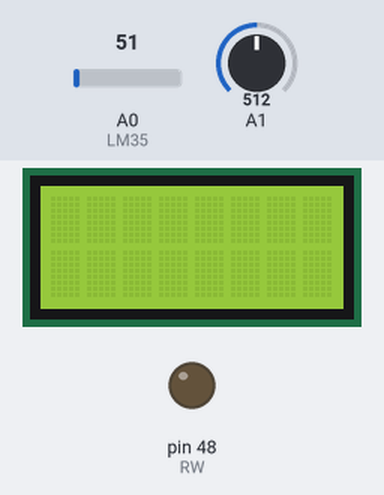
A sketch run on a simulated Arduino Mega 2560, built with avr-gcc and run on an emulated ATmega2560. On the bench: 8×2 character LCD, output pins drawn as LEDs (lit = HIGH). The inputs (shaded band) are chosen by the test bench; at power-on: A0 (LM35) = 51, A1 = 512. What the sketch prints to the serial monitor is not drawn.

Above: at 1.2 s.
1.3 s: A0 (LM35) set to 23
At 7.62 s:
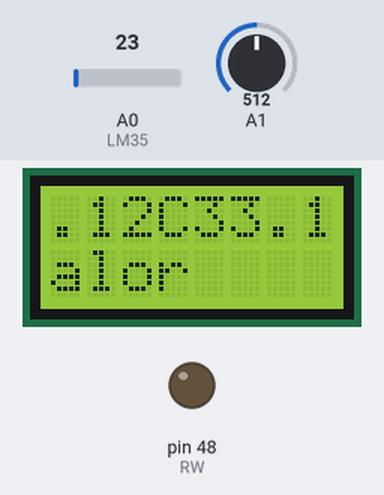
8.4 s: A0 (LM35) set to 18
At 12.83 s:
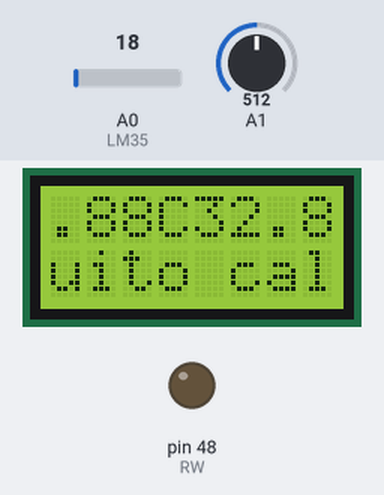
14.7 s: A0 (LM35) set to 30
At 20.8 s:
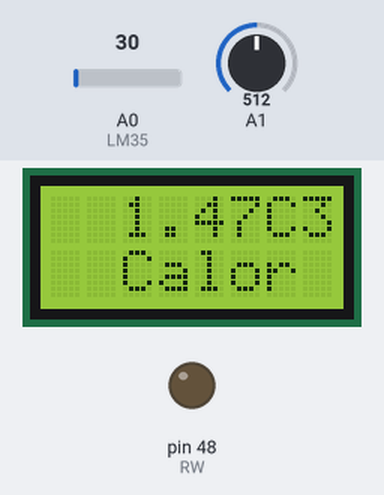
20.9 s: A1 set to 25
At 28.46 s:
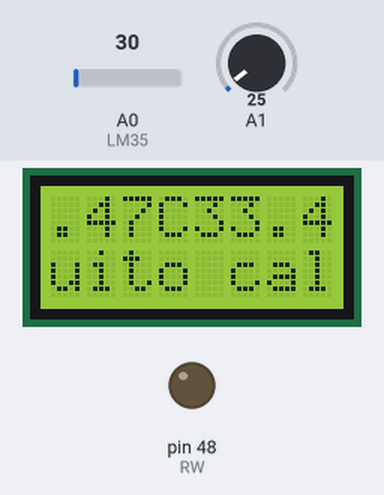
29.6 s: A1 set to 44
At 33.67 s:
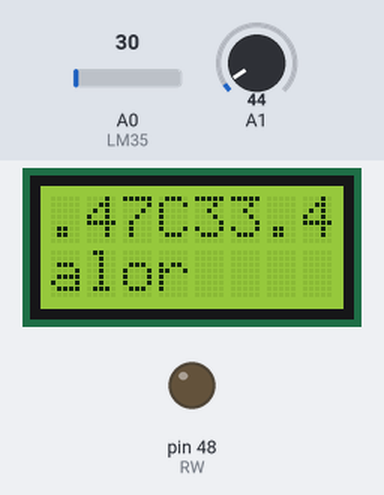
35.8 s: A1 set to 24
At 42.0 s:
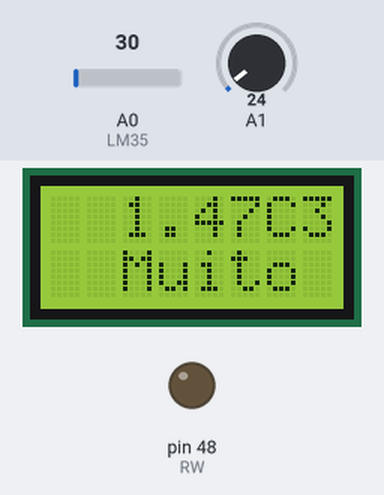

Measured:
- the behaviour switches between 21 and 20 on A0 (LM35) (found by bisection; images 1 and 2)
- after the input at 8.4 s, the display: first differs from a run without the input after 4.1 s (image 2 shows a later state)
- after the input at 14.7 s, the display: first differs from a run without the input after 3.0 s (image 3 shows a later state)
- after the input at 20.9 s, the display: first differs from a run without the input after 7.2 s (image 4 shows a later state)
- after the input at 29.6 s, the display: first differs from a run without the input after 3.7 s (image 5 shows a later state)
- after the input at 35.8 s, the display: first differs from a run without the input after 2.7 s (image 6 shows a later state)

The sketch:

trabalho14.ino
```cpp
#define RS 32
#define RW 48
#define EN 36
#define D4 42
#define D5 34
#define D6 40
#define D7 38

int HH = 16;
int MM = 35;
int ss = 01;
int DD = 25;
int mm = 04;
int AA = 22;
char bsaida[10];

#include <LiquidCrystal.h>

LiquidCrystal lcd(RS, EN, D4, D5, D6, D7);

int LM35 = A0;
float temp;
float fahrenheit;
float kelvin;
float temperatura;
int clima;
void setup() {
 Serial.begin(9600);
 pinMode(RW, OUTPUT);
  digitalWrite(RW, LOW);
  lcd.begin(8, 2);
}

void loop() {
  //temp = analogRead(LM35);
  temperatura = map(LM35, 0, 1023, 13 ,302);
  temp = (float(analogRead(LM35))*5/1023)*10;
  fahrenheit = (temp *(9/5))+32;
  kelvin = temp + 273;
  clima = analogRead(temp);

  Serial.print("Temperatura em ºC: ");
  Serial.println(temp);
  Serial.print("Temperatura em ºF: ");
  Serial.println(fahrenheit);
  delay(1000);
  Serial.print("Temperatura em K: ");
  Serial.println(kelvin);
  delay(1000);
  lcd.clear();
  lcd.setCursor(0, 0);
  lcd.print(temp);
  lcd.print("C");
  lcd.print(fahrenheit);
  lcd.print("F");
  lcd.setCursor(0, 1);

  if (clima <=35)
  {
    lcd.print("Muito calor");
  }
  if (clima > 34)
  {
    lcd.print("Calor");
  }
  delay(200);

  for (int posicao = 0; posicao < 4; posicao++)
  {
    lcd.scrollDisplayLeft();
    delay(300);
  }

  for (int posicao = 0; posicao < 6; posicao++)
  {
    lcd.scrollDisplayRight();
    delay(300);
  }

}
```
